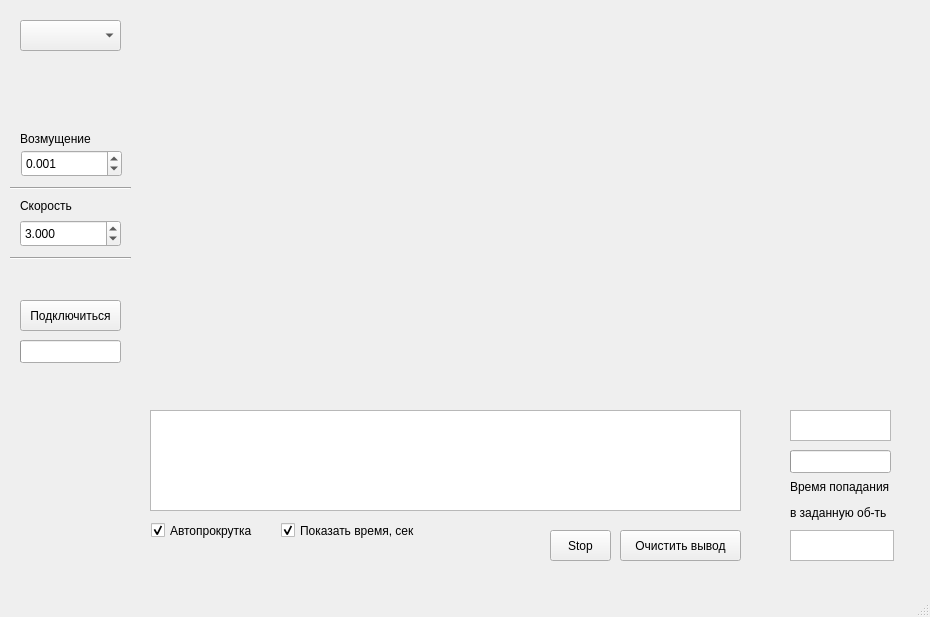
<?xml version="1.0" encoding="UTF-8"?>
<ui version="4.0">
 <class>MainWindow</class>
 <widget class="QMainWindow" name="MainWindow">
  <property name="geometry">
   <rect>
    <x>0</x>
    <y>0</y>
    <width>930</width>
    <height>617</height>
   </rect>
  </property>
  <property name="windowTitle">
   <string>MainWindow</string>
  </property>
  <widget class="QWidget" name="centralwidget">
   <widget class="QComboBox" name="comboBox">
    <property name="geometry">
     <rect>
      <x>20</x>
      <y>20</y>
      <width>101</width>
      <height>31</height>
     </rect>
    </property>
   </widget>
   <widget class="QTextEdit" name="textEdit">
    <property name="geometry">
     <rect>
      <x>150</x>
      <y>410</y>
      <width>591</width>
      <height>101</height>
     </rect>
    </property>
    <property name="font">
     <font>
      <family>Monospace</family>
     </font>
    </property>
   </widget>
   <widget class="QPushButton" name="connectButton">
    <property name="geometry">
     <rect>
      <x>20</x>
      <y>300</y>
      <width>101</width>
      <height>31</height>
     </rect>
    </property>
    <property name="text">
     <string>Подключиться</string>
    </property>
   </widget>
   <widget class="QProgressBar" name="progressBar">
    <property name="geometry">
     <rect>
      <x>20</x>
      <y>340</y>
      <width>101</width>
      <height>23</height>
     </rect>
    </property>
    <property name="value">
     <number>0</number>
    </property>
    <property name="alignment">
     <set>Qt::AlignCenter</set>
    </property>
    <property name="textVisible">
     <bool>false</bool>
    </property>
    <property name="orientation">
     <enum>Qt::Horizontal</enum>
    </property>
    <property name="invertedAppearance">
     <bool>false</bool>
    </property>
    <property name="textDirection">
     <enum>QProgressBar::TopToBottom</enum>
    </property>
   </widget>
   <widget class="QDoubleSpinBox" name="speedBox">
    <property name="geometry">
     <rect>
      <x>20</x>
      <y>220</y>
      <width>101</width>
      <height>27</height>
     </rect>
    </property>
    <property name="decimals">
     <number>3</number>
    </property>
    <property name="minimum">
     <double>-5.000000000000000</double>
    </property>
    <property name="singleStep">
     <double>0.050000000000000</double>
    </property>
    <property name="value">
     <double>3.000000000000000</double>
    </property>
   </widget>
   <widget class="QCheckBox" name="autoScrolBox">
    <property name="enabled">
     <bool>true</bool>
    </property>
    <property name="geometry">
     <rect>
      <x>151</x>
      <y>515</y>
      <width>121</width>
      <height>31</height>
     </rect>
    </property>
    <property name="text">
     <string>Автопрокрутка</string>
    </property>
    <property name="checked">
     <bool>true</bool>
    </property>
   </widget>
   <widget class="QCheckBox" name="timeShowBox">
    <property name="geometry">
     <rect>
      <x>281</x>
      <y>515</y>
      <width>171</width>
      <height>31</height>
     </rect>
    </property>
    <property name="text">
     <string>Показать время, сек</string>
    </property>
    <property name="checked">
     <bool>true</bool>
    </property>
   </widget>
   <widget class="QPushButton" name="clearButton">
    <property name="geometry">
     <rect>
      <x>620</x>
      <y>530</y>
      <width>121</width>
      <height>31</height>
     </rect>
    </property>
    <property name="text">
     <string>Очистить вывод</string>
    </property>
   </widget>
   <widget class="QLabel" name="label">
    <property name="geometry">
     <rect>
      <x>20</x>
      <y>190</y>
      <width>61</width>
      <height>31</height>
     </rect>
    </property>
    <property name="text">
     <string>Скорость</string>
    </property>
   </widget>
   <widget class="QPushButton" name="stopButton">
    <property name="geometry">
     <rect>
      <x>550</x>
      <y>530</y>
      <width>61</width>
      <height>31</height>
     </rect>
    </property>
    <property name="text">
     <string>Stop</string>
    </property>
   </widget>
   <widget class="QDoubleSpinBox" name="devBox">
    <property name="geometry">
     <rect>
      <x>21</x>
      <y>150</y>
      <width>101</width>
      <height>27</height>
     </rect>
    </property>
    <property name="decimals">
     <number>3</number>
    </property>
    <property name="minimum">
     <double>-100.000000000000000</double>
    </property>
    <property name="maximum">
     <double>100.000000000000000</double>
    </property>
    <property name="singleStep">
     <double>0.001000000000000</double>
    </property>
    <property name="value">
     <double>0.001000000000000</double>
    </property>
   </widget>
   <widget class="QLabel" name="label_2">
    <property name="geometry">
     <rect>
      <x>20</x>
      <y>130</y>
      <width>91</width>
      <height>18</height>
     </rect>
    </property>
    <property name="text">
     <string>Возмущение</string>
    </property>
   </widget>
   <widget class="Line" name="line">
    <property name="geometry">
     <rect>
      <x>10</x>
      <y>180</y>
      <width>121</width>
      <height>16</height>
     </rect>
    </property>
    <property name="orientation">
     <enum>Qt::Horizontal</enum>
    </property>
   </widget>
   <widget class="Line" name="line_2">
    <property name="geometry">
     <rect>
      <x>10</x>
      <y>250</y>
      <width>121</width>
      <height>16</height>
     </rect>
    </property>
    <property name="orientation">
     <enum>Qt::Horizontal</enum>
    </property>
   </widget>
   <widget class="QCustomPlot" name="widget" native="true">
    <property name="geometry">
     <rect>
      <x>140</x>
      <y>20</y>
      <width>381</width>
      <height>371</height>
     </rect>
    </property>
   </widget>
   <widget class="QProgressBar" name="PBIsInside">
    <property name="geometry">
     <rect>
      <x>790</x>
      <y>450</y>
      <width>101</width>
      <height>23</height>
     </rect>
    </property>
    <property name="value">
     <number>0</number>
    </property>
    <property name="alignment">
     <set>Qt::AlignCenter</set>
    </property>
    <property name="textVisible">
     <bool>false</bool>
    </property>
    <property name="orientation">
     <enum>Qt::Horizontal</enum>
    </property>
    <property name="invertedAppearance">
     <bool>false</bool>
    </property>
    <property name="textDirection">
     <enum>QProgressBar::TopToBottom</enum>
    </property>
   </widget>
   <widget class="QTextEdit" name="textEdit_PassedTheTest">
    <property name="geometry">
     <rect>
      <x>790</x>
      <y>410</y>
      <width>101</width>
      <height>31</height>
     </rect>
    </property>
   </widget>
   <widget class="QTextEdit" name="textEdit_Time">
    <property name="geometry">
     <rect>
      <x>790</x>
      <y>530</y>
      <width>104</width>
      <height>31</height>
     </rect>
    </property>
   </widget>
   <widget class="QLabel" name="label_3">
    <property name="geometry">
     <rect>
      <x>790</x>
      <y>470</y>
      <width>201</width>
      <height>61</height>
     </rect>
    </property>
    <property name="text">
     <string>&lt;html&gt;&lt;head/&gt;&lt;body&gt;&lt;p&gt;Время попадания &lt;/p&gt;&lt;p&gt;в заданную об-ть&lt;/p&gt;&lt;/body&gt;&lt;/html&gt;</string>
    </property>
   </widget>
   <widget class="QCustomPlot" name="widget_2" native="true">
    <property name="geometry">
     <rect>
      <x>530</x>
      <y>20</y>
      <width>381</width>
      <height>371</height>
     </rect>
    </property>
   </widget>
  </widget>
  <widget class="QMenuBar" name="menubar">
   <property name="geometry">
    <rect>
     <x>0</x>
     <y>0</y>
     <width>930</width>
     <height>20</height>
    </rect>
   </property>
  </widget>
  <widget class="QStatusBar" name="statusbar"/>
 </widget>
 <customwidgets>
  <customwidget>
   <class>QCustomPlot</class>
   <extends>QWidget</extends>
   <header>qcustomplot.h</header>
   <container>1</container>
  </customwidget>
 </customwidgets>
 <resources/>
 <connections/>
</ui>
